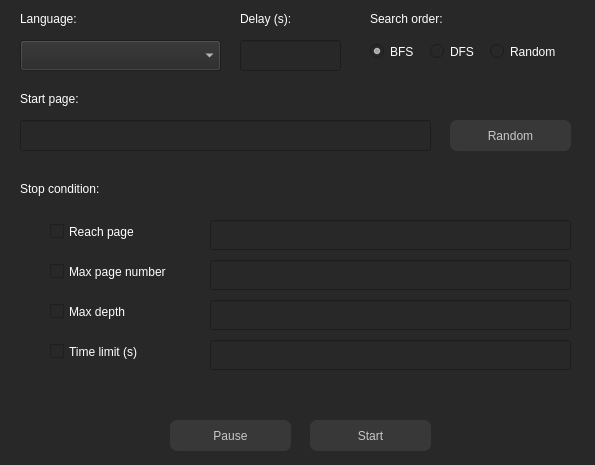
<?xml version="1.0" encoding="UTF-8"?>
<ui version="4.0">
 <class>Form</class>
 <widget class="QWidget" name="Form">
  <property name="geometry">
   <rect>
    <x>0</x>
    <y>0</y>
    <width>595</width>
    <height>465</height>
   </rect>
  </property>
  <property name="windowTitle">
   <string>Form</string>
  </property>
  <property name="styleSheet">
   <string notr="true">background-color: #282828;
color: #ffffff;</string>
  </property>
  <widget class="QPushButton" name="pauseResumeBtn">
   <property name="geometry">
    <rect>
     <x>170</x>
     <y>420</y>
     <width>121</width>
     <height>31</height>
    </rect>
   </property>
   <property name="styleSheet">
    <string notr="true">QPushButton{
                            color: rgb(200, 200, 200);
                            border-style: 2px solid rgb(200, 200, 200);
                            border-radius: 7px;
                            background-color: #383838;
                            }

                            QPushButton:hover{
                            background-color: #303030;
                            }
                        </string>
   </property>
   <property name="text">
    <string>Pause</string>
   </property>
  </widget>
  <widget class="QLabel" name="label">
   <property name="geometry">
    <rect>
     <x>20</x>
     <y>90</y>
     <width>91</width>
     <height>17</height>
    </rect>
   </property>
   <property name="text">
    <string>Start page:</string>
   </property>
  </widget>
  <widget class="QLineEdit" name="startPage">
   <property name="geometry">
    <rect>
     <x>20</x>
     <y>120</y>
     <width>411</width>
     <height>31</height>
    </rect>
   </property>
  </widget>
  <widget class="QPushButton" name="randomBtn">
   <property name="geometry">
    <rect>
     <x>450</x>
     <y>120</y>
     <width>121</width>
     <height>31</height>
    </rect>
   </property>
   <property name="styleSheet">
    <string notr="true">
QPushButton{
                            color: rgb(200, 200, 200);
                            border-style: 2px solid rgb(200, 200, 200);
                            border-radius: 7px;
                            background-color: #383838;
                            }

                            QPushButton:hover{
                            background-color: #303030;
                            }
                        </string>
   </property>
   <property name="text">
    <string>Random</string>
   </property>
  </widget>
  <widget class="QLabel" name="label_2">
   <property name="geometry">
    <rect>
     <x>20</x>
     <y>180</y>
     <width>111</width>
     <height>17</height>
    </rect>
   </property>
   <property name="text">
    <string>Stop condition:</string>
   </property>
  </widget>
  <widget class="QLabel" name="label_3">
   <property name="geometry">
    <rect>
     <x>20</x>
     <y>10</y>
     <width>111</width>
     <height>17</height>
    </rect>
   </property>
   <property name="text">
    <string>Language:</string>
   </property>
  </widget>
  <widget class="QComboBox" name="languageComboBox">
   <property name="geometry">
    <rect>
     <x>20</x>
     <y>40</y>
     <width>201</width>
     <height>31</height>
    </rect>
   </property>
  </widget>
  <widget class="QLabel" name="label_4">
   <property name="geometry">
    <rect>
     <x>370</x>
     <y>10</y>
     <width>111</width>
     <height>17</height>
    </rect>
   </property>
   <property name="text">
    <string>Search order:</string>
   </property>
  </widget>
  <widget class="QRadioButton" name="bfsRadio">
   <property name="geometry">
    <rect>
     <x>370</x>
     <y>40</y>
     <width>51</width>
     <height>23</height>
    </rect>
   </property>
   <property name="text">
    <string>BFS</string>
   </property>
   <property name="checked">
    <bool>true</bool>
   </property>
  </widget>
  <widget class="QRadioButton" name="dfsRadio">
   <property name="geometry">
    <rect>
     <x>430</x>
     <y>40</y>
     <width>51</width>
     <height>23</height>
    </rect>
   </property>
   <property name="text">
    <string>DFS</string>
   </property>
  </widget>
  <widget class="QLabel" name="label_5">
   <property name="geometry">
    <rect>
     <x>240</x>
     <y>10</y>
     <width>91</width>
     <height>17</height>
    </rect>
   </property>
   <property name="text">
    <string>Delay (s):</string>
   </property>
  </widget>
  <widget class="QLineEdit" name="delay">
   <property name="geometry">
    <rect>
     <x>240</x>
     <y>40</y>
     <width>101</width>
     <height>31</height>
    </rect>
   </property>
  </widget>
  <widget class="QPushButton" name="startStopBtn">
   <property name="geometry">
    <rect>
     <x>310</x>
     <y>420</y>
     <width>121</width>
     <height>31</height>
    </rect>
   </property>
   <property name="styleSheet">
    <string notr="true">QPushButton{
                            color: rgb(200, 200, 200);
                            border-style: 2px solid rgb(200, 200, 200);
                            border-radius: 7px;
                            background-color: #383838;
                            }

                            QPushButton:hover{
                            background-color: #303030;
                            }
                        </string>
   </property>
   <property name="text">
    <string>Start</string>
   </property>
  </widget>
  <widget class="QCheckBox" name="reachPageCheckBox">
   <property name="geometry">
    <rect>
     <x>50</x>
     <y>220</y>
     <width>161</width>
     <height>23</height>
    </rect>
   </property>
   <property name="text">
    <string>Reach page</string>
   </property>
  </widget>
  <widget class="QCheckBox" name="maxPageCheckBox">
   <property name="geometry">
    <rect>
     <x>50</x>
     <y>260</y>
     <width>161</width>
     <height>23</height>
    </rect>
   </property>
   <property name="text">
    <string>Max page number</string>
   </property>
  </widget>
  <widget class="QCheckBox" name="maxDepthCheckBox">
   <property name="geometry">
    <rect>
     <x>50</x>
     <y>300</y>
     <width>161</width>
     <height>23</height>
    </rect>
   </property>
   <property name="text">
    <string>Max depth</string>
   </property>
  </widget>
  <widget class="QCheckBox" name="timeLimitCheckBox">
   <property name="geometry">
    <rect>
     <x>50</x>
     <y>340</y>
     <width>161</width>
     <height>23</height>
    </rect>
   </property>
   <property name="text">
    <string>Time limit (s)</string>
   </property>
  </widget>
  <widget class="QLineEdit" name="reachPage">
   <property name="geometry">
    <rect>
     <x>210</x>
     <y>220</y>
     <width>361</width>
     <height>30</height>
    </rect>
   </property>
  </widget>
  <widget class="QLineEdit" name="maxPage">
   <property name="geometry">
    <rect>
     <x>210</x>
     <y>260</y>
     <width>361</width>
     <height>30</height>
    </rect>
   </property>
  </widget>
  <widget class="QLineEdit" name="maxDepth">
   <property name="geometry">
    <rect>
     <x>210</x>
     <y>300</y>
     <width>361</width>
     <height>30</height>
    </rect>
   </property>
  </widget>
  <widget class="QLineEdit" name="timeLimit">
   <property name="geometry">
    <rect>
     <x>210</x>
     <y>340</y>
     <width>361</width>
     <height>30</height>
    </rect>
   </property>
  </widget>
  <widget class="QRadioButton" name="randomRadio">
   <property name="geometry">
    <rect>
     <x>490</x>
     <y>40</y>
     <width>81</width>
     <height>23</height>
    </rect>
   </property>
   <property name="text">
    <string>Random</string>
   </property>
  </widget>
 </widget>
 <resources/>
 <connections/>
</ui>
